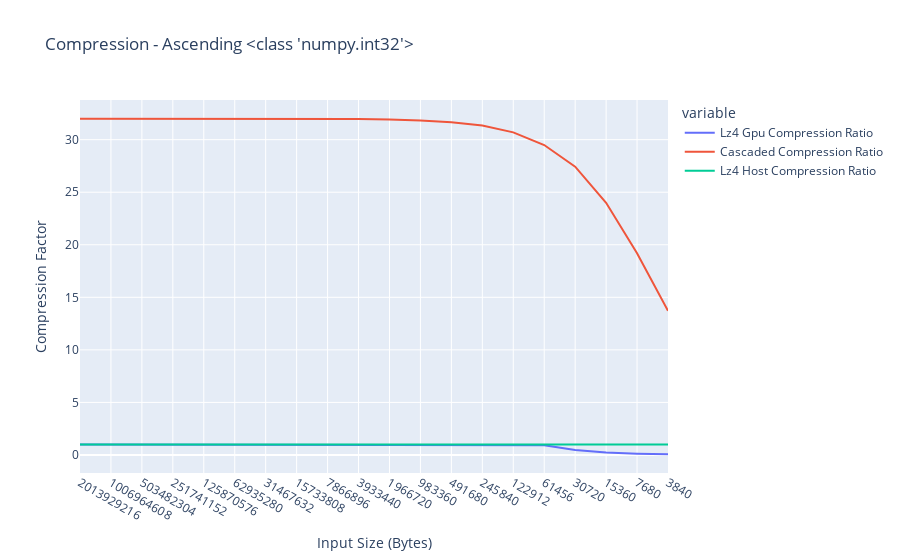

Notebook code for this chart:
### Code cell
import plotly.express as px
title = 'Compression - ' + TARGET + " " + str(DTYPE)
fig = px.line(df, x='Input Size (Bytes)',
              y=[
                  'Lz4 Gpu Compression Ratio',
                  'Cascaded Compression Ratio',
                  'Lz4 Host Compression Ratio'
              ],
              labels={'value': 'Compression Factor'},
              title=title)
fig.update_xaxes(type='category')
fig.show()

### Figure 1 — Plotly figure (JSON) as saved in the notebook; plotly's stock layout.template omitted (floating-point values rounded to 4 significant figures)
{"data": [{"hovertemplate": "variable=Lz4 Gpu Compression Ratio<br>Input Size (Bytes)=%{x}<br>Compression Factor=%{y}<extra></extra>", "legendgroup": "Lz4 Gpu Compression Ratio", "line": {"color": "#636efa", "dash": "solid"}, "marker": {"symbol": "circle"}, "mode": "lines", "name": "Lz4 Gpu Compression Ratio", "orientation": "v", "showlegend": true, "type": "scatter", "x": [2013929216, 1006964608, 503482304, 251741152, 125870576, 62935280, 31467632, 15733808, 7866896, 3933440, 1966720, 983360, 491680, 245840, 122912, 61456, 30720, 15360, 7680, 3840], "xaxis": "x", "y": [0.9958, 0.9958, 0.9958, 0.9957, 0.9957, 0.9952, 0.9941, 0.9921, 0.988, 0.9799, 0.964, 0.9339, 0.9339, 0.9338, 0.9336, 0.9333, 0.4665, 0.2333, 0.1166, 0.05832], "yaxis": "y"}, {"hovertemplate": "variable=Cascaded Compression Ratio<br>Input Size (Bytes)=%{x}<br>Compression Factor=%{y}<extra></extra>", "legendgroup": "Cascaded Compression Ratio", "line": {"color": "#EF553B", "dash": "solid"}, "marker": {"symbol": "circle"}, "mode": "lines", "name": "Cascaded Compression Ratio", "orientation": "v", "showlegend": true, "type": "scatter", "x": [2013929216, 1006964608, 503482304, 251741152, 125870576, 62935280, 31467632, 15733808, 7866896, 3933440, 1966720, 983360, 491680, 245840, 122912, 61456, 30720, 15360, 7680, 3840], "xaxis": "x", "y": [32.0, 32.0, 32.0, 32.0, 32.0, 32.0, 31.99, 31.99, 31.98, 31.96, 31.92, 31.83, 31.66, 31.34, 30.7, 29.49, 27.43, 24, 19.2, 13.71], "yaxis": "y"}, {"hovertemplate": "variable=Lz4 Host Compression Ratio<br>Input Size (Bytes)=%{x}<br>Compression Factor=%{y}<extra></extra>", "legendgroup": "Lz4 Host Compression Ratio", "line": {"color": "#00cc96", "dash": "solid"}, "marker": {"symbol": "circle"}, "mode": "lines", "name": "Lz4 Host Compression Ratio", "orientation": "v", "showlegend": true, "type": "scatter", "x": [2013929216, 1006964608, 503482304, 251741152, 125870576, 62935280, 31467632, 15733808, 7866896, 3933440, 1966720, 983360, 491680, 245840, 122912, 61456, 30720, 15360, 7680, 3840], "xaxis": "x", "y": [0.9961, 0.9961, 0.9961, 0.9961, 0.9961, 0.9961, 0.9961, 0.9961, 0.9961, 0.9961, 0.9961, 0.9961, 0.9961, 0.9961, 0.9962, 0.9964, 0.9967, 0.9973, 0.9975, 0.9969], "yaxis": "y"}], "layout": {"autosize": true, "legend": {"title": {"text": "variable"}, "tracegroupgap": 0}, "title": {"text": "Compression - Ascending <class 'numpy.int32'>"}, "xaxis": {"anchor": "y", "autorange": true, "domain": [0, 1], "range": [0, 19], "title": {"text": "Input Size (Bytes)"}, "type": "category"}, "yaxis": {"anchor": "x", "autorange": true, "domain": [0, 1], "range": [-1.716, 33.77], "title": {"text": "Compression Factor"}, "type": "linear"}}}
